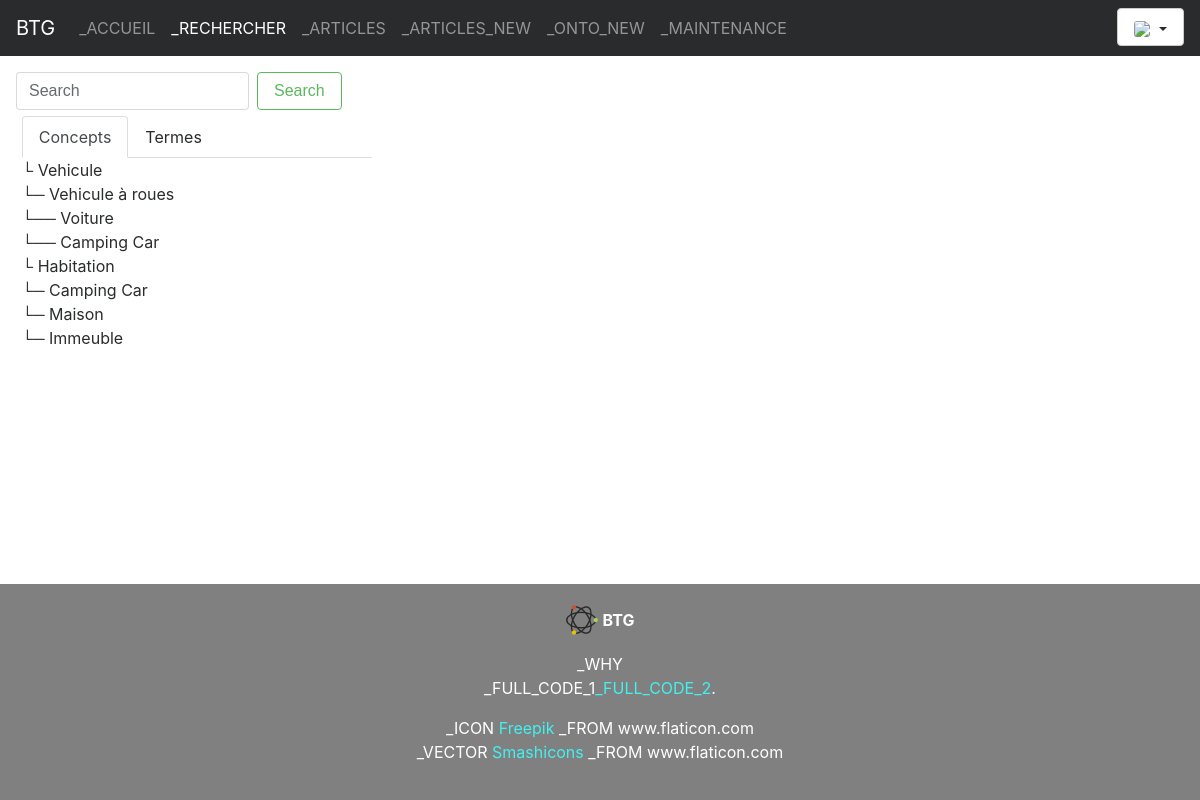
The app's page /?r=site/rechercher with its own data.
### tables this page shows
CREATE TABLE concept (
	id int AUTO_INCREMENT,
	nom varchar(200) DEFAULT '',
	CONSTRAINT pk_concept_id PRIMARY KEY (id)
);

### index.php (called while the page is built, shortened)
<?php
include_once 'db.php';
include_once 'controllers/route.php';
?>

### controllers/controller.php (called while the page is built, shortened)
<?php
class Controller{
	public function render($view, $d=null, $option=null) {
		$controller = get_class($this);
		$model = substr($controller, 0,
		strpos($controller, "Controller"));
		$data = $d;
		include_once "views/".strtolower($model)."/".$view.".php";
	}
}
?>

### controllers/siteController.php (called while the page is built, shortened)
<?php
class SiteController extends Controller{
	public function rechercher(){
		$data['onto'] = Concept::findAllWithChildrens();
		$data['termes'] = Terme::findAllPrefered(Langue::findByName($_SESSION['langue']));
		$this->render('rechercher', $data);
	}
}
?>

### models/model.php (called while the page is built, shortened)
<?php
abstract class Model{
	public function __get($fieldName) {
		$varName = $fieldName;
		if (property_exists(get_class($this), $varName))
			return $this->$varName;
		else
			throw new Exception("Unknown attribute: ".$fieldName);
	}
}
?>

### models/concept.php (called while the page is built, shortened)
<?php
class Concept extends Model{
	static public $tableName = "concept";
	public function __construct($pNom, $pId = null, $conceptsFils=null){
		$this->id = $pId;
		$this->nom = $pNom;
		$this->conceptsFils = $conceptsFils;
	}
	static public function findByIdWithChildrens($pId){
		$query = db()->prepare("SELECT * FROM ".self::$tableName." WHERE id = ".$pId."");
		$query->execute();
		if ($query->rowCount() > 0){
			$row = $query->fetch(PDO::FETCH_ASSOC);
			$id = $row['id'];
			$nom = $row['nom'];
			$query = db()->prepare("SELECT conceptFrom_id FROM relation WHERE type=\"isA\" and conceptTo_id=".$pId);
			$query->execute();
			$conceptsFils = [];
			if ($query->rowCount() > 0){
				$results = $query->fetchAll();
				foreach ($results as $row) {
					array_push($conceptsFils, self::findByIdWithChildrens($row["conceptFrom_id"]));
				}
			}
			return new Concept($nom, $id, $conceptsFils);
		}
		return null;
	}
	static public function findAllWithChildrens(){
		$requete = "SELECT id FROM concept WHERE concept.id NOT IN(SELECT conceptFrom_id FROM relation WHERE type=\"isA\")";
		$query = db()->prepare($requete);
		$query->execute();
		$returnList = [];
		if ($query->rowCount() > 0){
			$results = $query->fetchAll();
			foreach ($results as $row) {
				array_push($returnList, self::findByIdWithChildrens($row["id"]));
			}
		}
		return $returnList;
	}
}
?>

### db.php (called while the page is built)
<?php
$host = "localhost";
$databaseName = "projet-s6";
$user = $_ENV["db_user"];
$password = $_ENV["db_password"];
$db = new PDO("mysql:host=".$host.";dbname=".$databaseName, $user, $password, array(
			PDO::ATTR_EMULATE_PREPARES=>false,
			PDO::MYSQL_ATTR_DIRECT_QUERY=>false,
			PDO::ATTR_ERRMODE=>PDO::ERRMODE_EXCEPTION));
$db->exec("SET CHARACTER SET utf8");
function db(){
	global $db;
	return $db;
}
?>

### views/site/rechercher.php (the view, shortened to what this page needs)
<form method="post" action =".?r=Article/ajaxRechercher" enctype="multipart/form-data" class="form-inline my-2 my-lg-0">
	<input class="form-control mr-sm-2" type="text" id="queryInput" placeholder="Search">
	<button class="btn btn-outline-success my-2 my-sm-0" type="submit">Search</button>
</form>
<div class="third">
	<ul class="nav nav-tabs">
		<li class="nav-item">
			<span class="nav-link active" id="tab1">Concepts</span>
		</li>
		<li class="nav-item">
			<span class="nav-link" id="tab2">Termes</span>
		</li>
	</ul>
	<div id="contentDivs">
		<div class="contentDiv" id="content1">
			<?php
				function printRecursive($concept, $callStack){
					echo '<div class="ontoTerminologieElement">&#x2514;'.str_repeat('&#x2500;', $callStack).' <span class="refConcept" id="ontoTerminologieElementName'.$concept->id.'">'.$concept->nom.'</span></div>';
					$callStack++;
					foreach($concept->conceptsFils as $fils){
						printRecursive($fils, $callStack);
					}
				}
				foreach($data['onto'] as $conceptRacine){
					printRecursive($conceptRacine, 0);
				}
			?>
		</div>
	</div>
</div>

### controllers/route.php (shortened to what this page needs)
<?php
$parameters = array();
if (isset($_GET))
	foreach($_GET as $k=>$v)
		$parameters[$k] = $v;
function parameters() {
	global $parameters;
	return $parameters;
}
if (isset(parameters()["r"])) {
	$route = parameters()["r"];
	if (strpos($route,"/") === FALSE)
		list($controller, $action) = array($route, "index");
	else
		list($controller, $action) = explode("/", $route);
	if(strpos($action,"ajax") === FALSE){
		include_once "views/header.php";
		$c = new $controller();
		$c->$action();
		include_once "views/footer.php";
	}else{
		$c = new $controller();
		$c->$action();
	}
} else {
	include_once "views/header.php";
	$c = new SiteController();
	$c->index();
	include_once "views/footer.php";
}
?>

### views/header.php (shortened to what this page needs)
<!DOCTYPE html>
<html>
	<head>
		<link rel="stylesheet" href="lib/bootstrap4/css/bootstrap.min.css">
		<link rel="stylesheet" type="text/css" href="css/main.css">
		<link rel="stylesheet" type="text/css" href="lib/animate/animate.css">
	</head>
	<body>
		<header>
			<nav id="nav" class="navbar navbar-toggleable-md navbar-inverse bg-inverse">
				<a class="navbar-brand" href=".?r=site/index">BTG</a>
				<div class="collapse navbar-collapse" id="navbarToggler">
					<ul class="navbar-nav mr-auto mt-2 mt-md-0">
						<li class="nav-item">
							<a class="nav-link" href=".?r=site/index"><?php echo _ACCUEIL;?> <span class="sr-only">(current)</span></a>
						</li>
						<li class="nav-item">
							<a class="nav-link" href=".?r=site/rechercher"><?php echo _RECHERCHER;?></a>
						</li>
						<li class="nav-item">
							<a class="nav-link" href=".?r=article/showAll"><?php echo _ARTICLES;?></a>
						</li>
						<li class="nav-item">
							<a class="nav-link" href=".?r=article/create"><?php echo _ARTICLES_NEW;?></a>
						</li>
						<li class="nav-item">
							<a class="nav-link" href=".?r=site/creerOntoterminologie"><?php echo _ONTO_NEW;?></a>
						</li>
						<li class="nav-item">
							<a class="nav-link" href=".?r=maintenance/statut"><?php echo _MAINTENANCE;?></a>
						</li>
					</ul>
					<div class="dropdown" id="dropdownLangues">
						<a class="btn btn-secondary dropdown-toggle" href="#" id="dropdownMenuLangues" data-toggle="dropdown" aria-haspopup="true" aria-expanded="false">
						<?php
							echo '<img src="images/langues/'.$_SESSION['langue'].'.svg"/> '.$_SESSION['langue'];
						?>
						</a>
					</div>
				</div>
			</nav>
		</header>
<div id="content">

### views/footer.php
</div>
</body>
	<footer>
		<p><image src="./images/favicon-big.png"><span id="footerBtg">BTG</span></p>
		<p>
			<?php echo _WHY;?><br/>
			<?php echo _FULL_CODE_1;?><a href="https://github.com/Alexandre-Moreau/projet-s6"><?php echo _FULL_CODE_2;?></a>.
		</p>
		<p>
			<?php echo _ICON;?> <a href="https://www.flaticon.com/authors/freepik" target="_blank">Freepik</a> <?php echo _FROM;?> www.flaticon.com<br/>
			<?php echo _VECTOR;?> <a href="https://www.flaticon.com/authors/smashicons" target="_blank">Smashicons</a> <?php echo _FROM;?> www.flaticon.com
		</p>
	</footer>
</html>

### css/main.css (style rules this page uses)
html, body { height: 100%; width: 100%; background-color: white; }
#dropdownLangues img { height: 18px; border-radius: 3px; }
#content { width: 100%; display: inline-block; padding: 16px; min-height: 66vh; }
div .third { width: 30%; float: left; margin: 0.5%; }
footer { padding: 20px; text-align:center; background-color: grey; color: white; }
footer a { color:#42f0f0; }
#footerBtg { vertical-align: middle; margin-left: 5px; font-weight: bold; }
div.ontoTerminologieElement span.refConcept, div.ontoTerminologieElementTerme span.refConcept { cursor:pointer; }

### records on screen
concept: nom "Vehicule"
concept: callStack "─", nom "Vehicule à roues"
concept: callStack "──", nom "Voiture"
concept: callStack "──", nom "Camping Car", callStack "─"
concept: nom "Habitation"
concept: callStack "─", nom "Maison"
concept: callStack "─", nom "Immeuble"

### other values on screen
_ACCUEIL "_ACCUEIL"
_RECHERCHER "_RECHERCHER"
_ARTICLES "_ARTICLES"
_ARTICLES_NEW "_ARTICLES_NEW"
_ONTO_NEW "_ONTO_NEW"
_MAINTENANCE "_MAINTENANCE"
_WHY "_WHY"
_FULL_CODE_1 "_FULL_CODE_1"
_FULL_CODE_2 "_FULL_CODE_2"
_ICON "_ICON"
_FROM "_FROM"
_VECTOR "_VECTOR"
